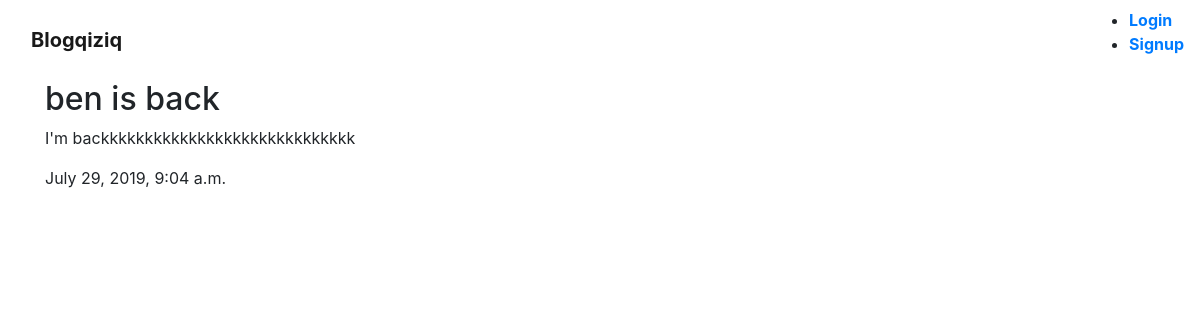
The app's page /articles/ben-is-back/ with its own data.
### articles/models.py (models this page shows, shortened)
class Article(models.Model):
    title = models.CharField(max_length = 100)
    slug = models.SlugField()
    body = models.TextField()
    date = models.DateTimeField(auto_now_add = True)
    author = models.ForeignKey(User, default = None, on_delete = models.CASCADE)

### articles/views.py (the view)
# urls.py: re_path('(?P<slug>[\w-]+)/$', views.article_detail, name = "detail")
def article_detail(request, slug):
    article = Article.objects.get(slug=slug)
    return render(request, 'articles/article_detail.html', { 'article': article})

### articles/templates/articles/article_detail.html
{% extends 'base_layout.html' %}
{% block content %}
  <h2>{{ article.title }}</h2>
  <p>{{ article.body }}</p>
  <p>{{ article.date }}</p>
{% endblock %}

### templates/base_layout.html (shortened to what this page needs)
<!DOCTYPE html>
<html lang="en" dir="ltr">
  <head>
    <link rel="stylesheet" href="https://stackpath.bootstrapcdn.com/bootstrap/4.3.1/css/bootstrap.min.css">
  </head>
  <header>
    <nav class="navbar navbar-expand-lg navbar-light font-weight-bold">
      <div class="container">
        <a class="navbar-brand" class="font-weight-bold" href="{% url 'home' %}">Blogqiziq</a>
      </div>
      <ul style="display: inline;">
        {% if user.is_authenticated %}
        <li>
          <form class="logout-link" action="{% url 'accounts:logout' %}" method="post">
            {% csrf_token %}
            <button type="submit">Logout</button>
          </form>
        </li>
        <li><a href="{% url 'articles:create' %}">New Article</a></li>
        {% else %}
          <li><a href="{% url 'accounts:login' %}">Login</a></li>
          <li><a href="{% url 'accounts:signup' %}">Signup</a></li>
        {% endif %}
      </ul>
    </nav>
  </header>
  <body>
    <div class="container">
      {% block content %}
      {% endblock %}
    </div>
  </body>
</html>

### records on screen
Article: title "ben is back", body "I'm backkkkkkkkkkkkkkkkkkkkkkkkkkkkk", date "July 29, 2019, 9:04 a.m."
